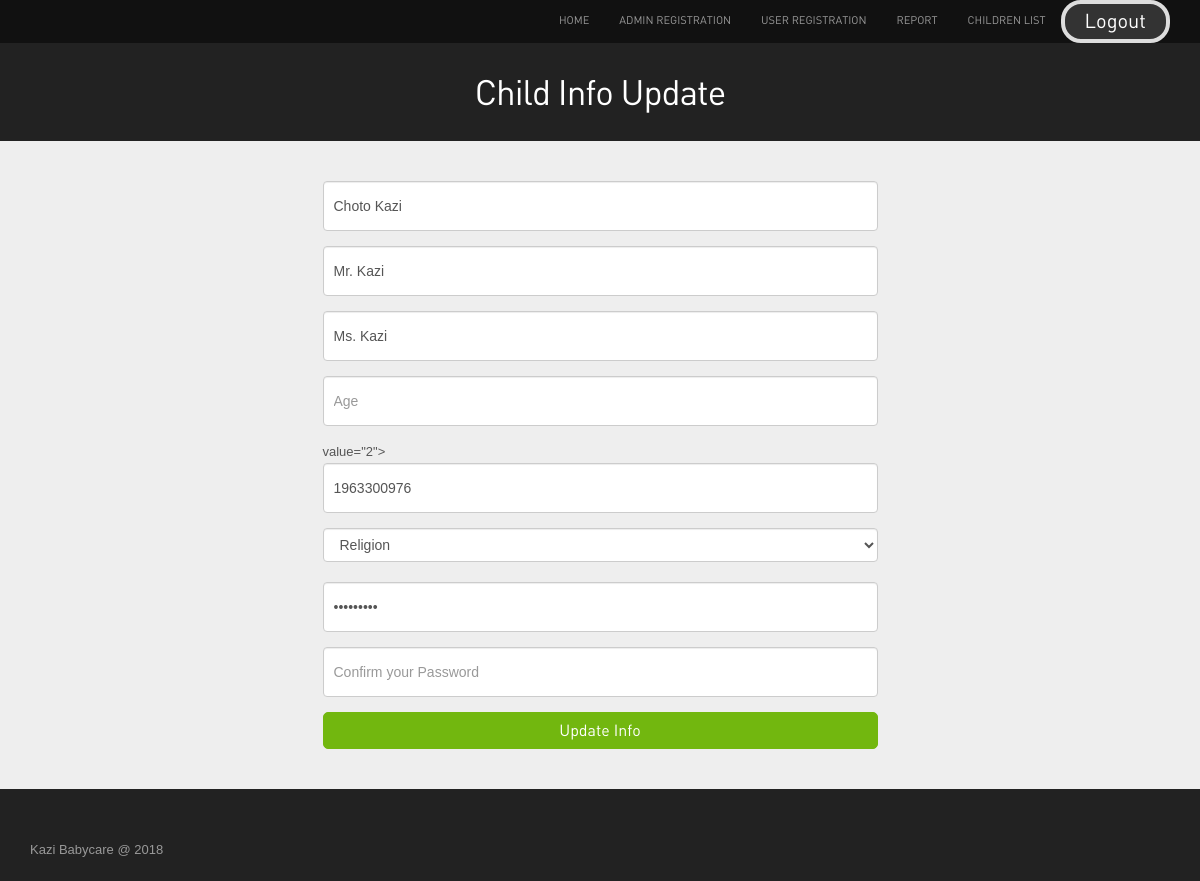
The app's page /view/childinfoupdate.php?id=1 (signed in) with its own data.
### tables this page shows
CREATE TABLE `children_details` (
  `children_id` int(10) UNSIGNED NOT NULL,
  `children_name` varchar(50) NOT NULL,
  `children_father_name` varchar(50) NOT NULL,
  `children_mother_name` varchar(50) NOT NULL,
  `email` varchar(50) NOT NULL,
  `mobile_no` varchar(50) NOT NULL,
  `address` varchar(50) NOT NULL,
  `religion` varchar(20) NOT NULL,
  `password` varchar(50) NOT NULL,
  `age` int(3) NOT NULL
);

### control/anotherData.php (called while the page is built, shortened)
<?php
	 require_once ('../model/user.php');
	 class AnotherData {
	 	public function childInfo($id){
	 			$objuser = new User();
	 			return $objuser->get_child_info($id);
	 	}
	 }
 ?>

### model/user.php (called while the page is built, shortened)
<?php
	 class User {
		public function get_child_info($id){
        	return mysqli_query( $GLOBALS["conn"], $GLOBALS["sql"]);
		}
	 }
 ?>

### view/childInfoUpdate.php (the view, shortened to what this page needs)
<?php
if (isset($_SESSION['s_email'])) {
 ?>
<?php
include'header.php';
include '../control/anotherData.php';?>
<head>
    <body style="background-image: url(../assets/registration_user/-Playing-with-fruits.jpg); background-repeat: no-repeat; background-size: cover;">
</head>
<body style="text-align:center">
<div class="inside-banner">
  <div class="container">
    <h2 align="center">Child Info Update</h2>
</div>
</div>
<div class="container">
<div class="spacer">
<div class="row register">
  <div class="col-lg-6 col-lg-offset-3 col-sm-6 col-sm-offset-3 col-xs-12 ">
  <?php include('errors.php');
          $obj = new AnotherData();
          $result= $obj->childInfo($_GET['id']);
          $row=mysqli_fetch_array($result)
?>
<form method="POST" action="<?php echo 'childInfoUpdate.php?id='.$_GET['id']; ?>">
                <input type="text" class="form-control" placeholder="Child Name" name="child_name" value="<?php echo $row['children_name'] ?>">
				<input type="text" class="form-control" placeholder="Father Name" name="child_father_name" value="<?php echo $row['children_father_name'] ?>">
				<input type="text" class="form-control" placeholder="Mother Name" name="child_mother_name" value="<?php echo $row['children_mother_name'] ?>">
				<input type="number" class="form-control" placeholder="Age" name="age" min="1" max="12"> value="<?php echo $row['age'] ?>">
				<input type="text" class="form-control" placeholder="Mobile Number (+880) " name="phone" value="<?php echo $row['mobile_no'] ?>">
				<select name="religion" class="form-control">
									<option value="<?php echo $row['religion'] ?>">Religion</option>
						<select>
                <input type="password" class="form-control" placeholder="Password" name="password_1" value="<?php echo $row['password'] ?>">
                <input type="password" class="form-control" placeholder="Confirm your Password" name="password_2">
                    <button type="submit" class="btn btn-success" name="reg_user">Update Info</button>
</div>
        </div>
</div>
</div>
</div></body>
<?php include'footer2.php';?>
 <?php }else {
  header("location: ../view/login_user.php");
} ?>

### assets/registration_user/style.css (style rules this page uses)
body { color:#555; font:normal 13px/22px Arial; background:url(../images/bgmain.png) #eee; }
h1,h2,h3,h4,h5 { font-weight:normal; font-family: din;margin: 0;padding: 0;color: #000 }
h2 { font-size: 35px; letter-spacing: -1px;margin-bottom: 20px; }
.spacer { margin-top: 40px;margin-bottom:40px; }
select,input { outline: 0; margin-bottom: 20px; }
.btn { border-radius: 5px; font-family: din; outline: none; }
.btn-success { background: #72b70f;border:1px solid #72b70f;padding:6px 20px; font-size:16px; width: 100%; }
.register input { padding: 10px; height: 50px; }
.register input,.register textarea,.contact input,.contact textarea { margin-bottom: 15px; }
.login button,.register button,.contact button { width: 100%;border-radius: 5px; }
.inside-banner { background:url(../images/bginside.jpg) #222;color: #fff; padding: 30px 0; }
.inside-banner h2 { margin: 0; color: #fff; }

### records on screen
children_details: child_name "Choto Kazi", child_father_name "Mr. Kazi", child_mother_name "Ms. Kazi", age "2", phone "1963300976"
